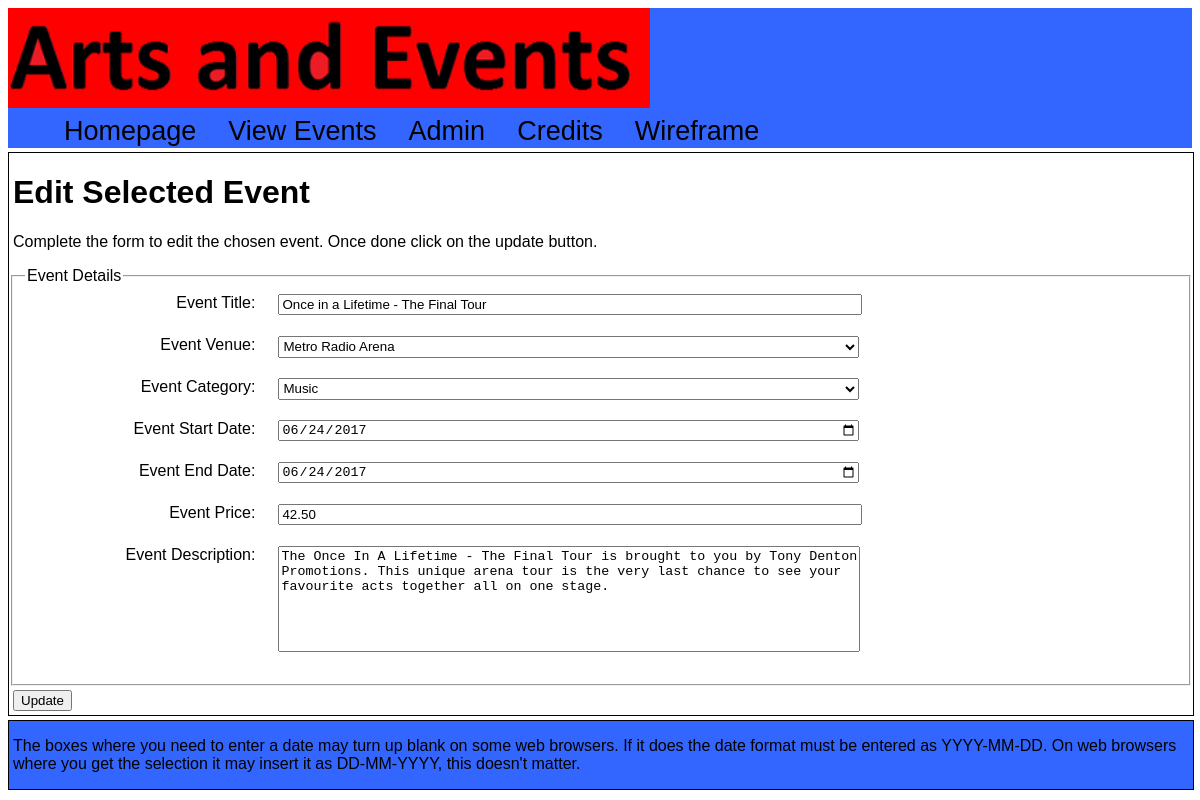
Page /WebTech/webTechAssigB/editSelectedEvent.php?eventID=2 on the committed database.
### tables this page shows
CREATE TABLE IF NOT EXISTS `AE_events` (
  `eventID` int(10) NOT NULL auto_increment,
  `eventTitle` varchar(256) NOT NULL,
  `eventDescription` varchar(256) default NULL,
  `venueID` varchar(6) default NULL,
  `catID` varchar(6) default NULL,
  `eventStartDate` date default NULL,
  `eventEndDate` date default NULL,
  `eventPrice` decimal(4,2) default NULL,
  PRIMARY KEY  (`eventID`)
);

CREATE TABLE IF NOT EXISTS `AE_venue` (
  `venueID` varchar(6) NOT NULL default '',
  `venueName` varchar(40) default NULL,
  `location` varchar(30) default NULL,
  PRIMARY KEY (`venueID`)
);

CREATE TABLE IF NOT EXISTS `AE_category` (
  `catID` varchar(6) NOT NULL default '',
  `catDesc` varchar(30) default NULL,
  PRIMARY KEY  (`catID`)
);

### WebTech/webTechAssigB/editSelectedEvent.php (the view, shortened to what this page needs)
<!DOCTYPE html>
<html lang="en">
<head>
    <link rel="stylesheet" type="text/css" href="editSelectedEventStyleSheet.css" />
</head>
<body>
<div class="wrapper">
    <header>
        <a href="index.html" tabindex="1" accesskey="1"><img src="artsAndEvents.png" alt="pageLogo" class="title_logo" title="Arts and Events"/></a>
        <nav>
            <ul>
                <li><a class="navi" href="index.html" tabindex="2" title="Homepage" accesskey="2">Homepage</a></li>
                <li><a class="navi" href="viewEvents.php" tabindex="3" title="Events page" accesskey="3">View Events</a></li>
                <li><a class="navi" href="admin.html" tabindex="4" title="Admin page" accesskey="4">Admin</a></li>
                <li><a class="navi" href="Credits.html" tabindex="5" title="Credits page" accesskey="5">Credits</a></li>
                <li><a class="navi" href="Wireframe13.pdf" tabindex="6" title="Link to the wireframe" accesskey="6">Wireframe</a></li>
            </ul>
        </nav>
    </header>
   <main>
       <h1>Edit Selected Event</h1>
       <?php
           include 'DBConnection.php';
           $eventID = isset($_REQUEST['eventID']) ? $_REQUEST['eventID'] : null;
           if (empty($eventID)) {
               echo "<p>An event has not been selected. Click <a href='editEvents.php' tabindex='6' accesskey='6' title='Click to go back to the event list'>here</a> to select an event </p>\n";
           }
           else {
               echo " <p>Complete the form to edit the chosen event. Once done click on the update button.</p>\n";
               $SQL = "SELECT eventID, eventTitle, eventDescription, venueID, catID, eventStartDate, eventEndDate, eventPrice
                       FROM AE_events
                       WHERE eventID = '$eventID'";
               $queryResult = $dbConn->query($SQL);
               if($queryResult === false) {
                   echo "<p>Query failed: ".$dbConn->error."</p>\n</main>\n</div>\n</body>\n</html>";
                   exit;
               }
               else {
                   $rowObj = $queryResult->fetch_object();
                   $eventID = $rowObj->eventID;
                   $eventTitle = $rowObj->eventTitle;
                   $eventDescription = $rowObj-> eventDescription;
                   $venueID = $rowObj->venueID;
                   $catID = $rowObj->catID;
                   $eventStartDate = $rowObj->eventStartDate;
                   $eventEndDate = $rowObj->eventEndDate;
                   $eventPrice = $rowObj->eventPrice;
                   $eventTitle = $dbConn->real_escape_string($eventTitle);
                   $eventDescription = $dbConn->escape_string($eventDescription);
                   echo "<form method='get' action='editSelectedEventScript.php'>
                            <input type='hidden' value='$eventID' name='eventID'/>
                            <fieldset>
                                <legend>Event Details</legend>
                                <label>Event Title:
                                    <input type='text' value='$eventTitle' name='eventTitle' tabindex='7' title='Type here to change the event title.' accesskey='7'/>
                                </label>
                                <label>Event Venue:
                                <select name='venue' tabindex='8' title='Select a venue to change the venue' accesskey='8'>\n";
                                    $venueSQL = "SELECT venueName, venueID from AE_venue WHERE '$venueID' = venueID";
                                    $queryResultVen = $dbConn->query($venueSQL);
                                    if($queryResultVen === false) {
                                        echo "<p>Query failed: ".$dbConn->error."</p>\n</select>\n</label>\n</fieldset>\n</form>\n</main>\n</div>\n</body>\n</html>";
                                        exit;
                                    }
                                    else {
                                        $rowObj = $queryResultVen->fetch_object();
                                        $venueName = $rowObj->venueName;
                                        $venueID = $rowObj->venueID;
                                        echo "<option value='$venueID' selected >$venueName</option>\n";
                                    }
                                echo "</select>
                                </label>
                                <label>Event Category:
                                <select name='category' tabindex='9' accesskey='9' title='Select a category to change the event category'>";
                                    $catSQLSelected = "SELECT catID, catDesc FROM AE_category WHERE catID = '$catID'";
                                    $queryResultCat = $dbConn->query($catSQLSelected);
                                    if($queryResultCat === false) {
                                        echo "<p>Query failed: ".$dbConn->error."</p>\n</select>\n</fieldset>\n</form>\n</main>\n</div>\n</body>\n</html>";
                                        exit;
                                    }
                                    else {
                                        $rowObj = $queryResultCat->fetch_object();
                                        $catID = $rowObj->catID;
                                        $catDesc = $rowObj->catDesc;
                                        echo "<option value='$catID' selected >$catDesc</option>\n";
                                    }
                                    echo "</select>
                                </label>
                                <label>Event Start Date:
                                    <input type='date' value='$eventStartDate' name='eventStartDate' tabindex='10' title='Select or type (YYYY-MM-DD) to change the start date' accesskey='a'/>
                                </label>
                                <label>Event End Date:
                                    <input type='date' value='$eventEndDate' name='eventEndDate' tabindex='11' title='Select or type (YYYY-MM-DD) to change the end date' accesskey='b'/>
                                </label>
                                <label>Event Price:
                                    <input type='number' value='$eventPrice' min='0.00' step='0.01' name='eventPrice' tabindex='12' title='Enter a number here to change the price' accesskey='c'/>
                                </label>
                                <label>Event Description:
                                    <textarea name='eventDescription' tabindex='13' accesskey='d' title='Modify the text here if you want to change the event description'>$eventDescription</textarea>
                                </label>
                            </fieldset>
                            <input type='submit' value='Update' tabindex='14' accesskey='e' title='Click here to submit the changes' id='submitButton'/>
                       </form>\n";
               }
           }
       ?>
   </main>
    <footer>
        <p>The boxes where you need to enter a date may turn up blank on some web browsers. If it does the date format must be entered as  YYYY-MM-DD. On web browsers where you get the selection it may insert it as DD-MM-YYYY, this doesn't matter.</p>
    </footer>
</div>
</body>
</html>

### WebTech/webTechAssigB/editSelectedEventStyleSheet.css (style rules this page uses)
body { position: relative; }
ul { position: absolute; font-family: arial, sans-serif, vendona; list-style-type: none; font-size: 1.3em; top: 73px; }
li { float: left; }
a.navi { font-family: arial, sans-serif, vendona; color:black; text-decoration: none; font-size: 1.3em; margin: 14px 16px; display: block; }
.title_logo { float:left; position: absolute; height: 100px; }
p { font-family: arial, sans-serif, vendona; font-size:16px; color:#000000; padding-left:4px; }
header { width:100%; top: 30px; background-color: #3366ff; height: 140px; margin: 0 0 4px; }
h1 { font-family: arial, sans-serif, vendona; padding-left:4px; }
main { border: thin solid black; float: left; width:100%; }
fieldset { font-family: arial, sans-serif, vendona; height: 400px; }
label { display: block; margin-bottom: 1em; text-align: right; position: relative; padding: 0.25em 80% 0.25em 0; font-family: arial, sans-serif, vendona; }
label > input { position: absolute; left: 22%; top: 0.25em; width: 50%; }
label > select { position: absolute; left: 22%; top: 0.25em; width: 50.4%; height: 22px; }
label > textarea { position: absolute; left: 22%; top: 0.25em; width: 50%; height: 100px; resize: none; }
footer { border: thin solid black; margin-top: 4px; position: relative; float: left; background-color:#3366ff; width: 100%; }
#submitButton { margin: 4px 0 4px 4px; }

### rows in the picture
ae_events: eventTitle "Once in a Lifetime - The Final Tour", eventStartDate "06/24/2017", eventEndDate "06/24/2017", eventPrice "42.50", eventDescription "The Once In A Lifetime - The Final Tour is brought to you by Tony Denton Promotions. This unique arena tour is the very last chance to see your favourite acts together all on one stage."
ae_venue: venue "Metro Radio Arena"
ae_category: category "Music"
